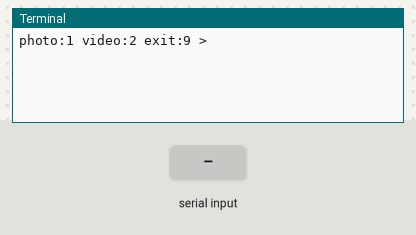
This program was run on a simulated Raspberry Pi (BCM pin numbers). Parts: the last lines printed to the terminal. The inputs (shaded band) are chosen by the test bench. The clock reads 2024-03-15 10:24:30 at power-on unless the program sets it; the camera gives no picture and a still takes 0.5 s.

Above: at 4.2 s.
4.3 s: "1" typed at the terminal, then Enter
At 5.0 s:
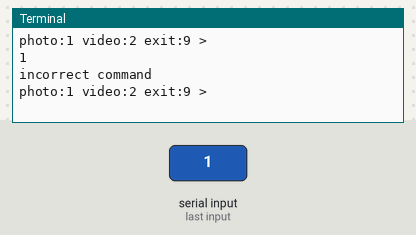
5.8 s: "0" typed at the terminal, then Enter
At 6.2 s:
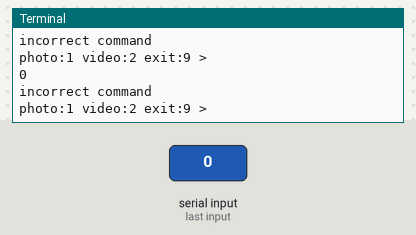
7.3 s: "2" typed at the terminal, then Enter
At 8.5 s:
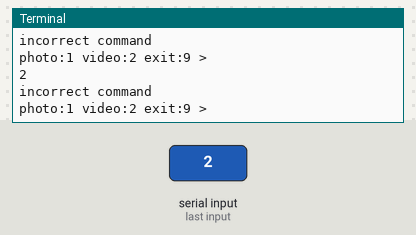

Measured:
- after the input at 4.3 s, the terminal: prints a new line at once (image 1)
- after the input at 5.8 s, the terminal: prints a new line at once (image 2)
- after the input at 7.3 s, the terminal: prints a new line at once (image 3)

The program:

picamera_test.py
```python
import picamera
import time

path = '/home/pi/src6/06_multimedia'

camera = picamera.PiCamera()

try:
    camera.resolution = (640, 480)
    camera.start_preview()

    time.sleep(3)

    while True :
        print('photo:1 video:2 exit:9 > ')
        a = input()

        now_str=time.strftime("%Y%m%d_%H%M%S")

        if a == 1:
            print('photo filming')
            camera.capture('%s/photo_%s.jpg' % (path, now_str))
        elif a == 2:
            camera.start_recording('%s/video_%s.h264' % (path, now_str))
            print('press enter to stop recording..')
            print('video filming')
            input()
            camera.stop_recording()
        elif a == 9:
            break
        else :
            print('incorrect command')

finally:
    camera.stop_preview()
```
